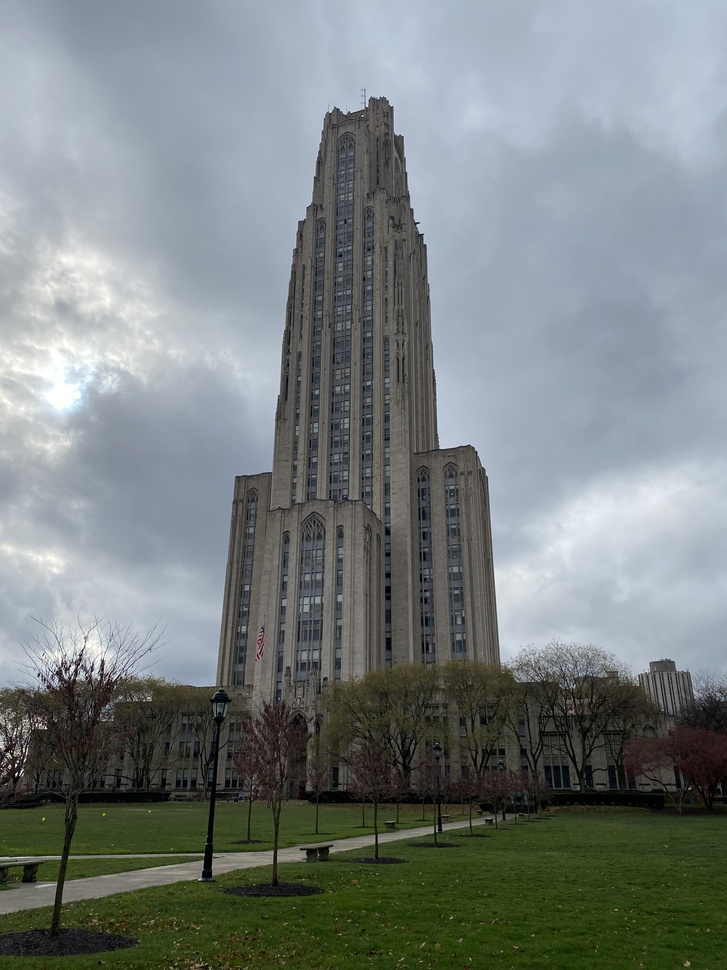
#> input picture data/cathedral/IMG_6343.jpeg, 727 x 970 px, shrunk from 3024 x 4032 before the run
$ python depth.py
#> lines starting #> are read from the running program, lines starting #| are printed output that depends on the picture; after the words box and inside, x2 and y2 are one past the last pixel; in counts of white or black regions, pixels touching at a corner belong together
import cv2
import numpy as np

def get_depth_map(im1_path, im2_path):
    # Load left and right stereo images
#> called with im1_path = 'data/cathedral/IMG_6343.jpeg', im2_path = 'data/cathedral/IMG_6346.jpeg'
    left_image = cv2.imread(im1_path, cv2.IMREAD_GRAYSCALE)
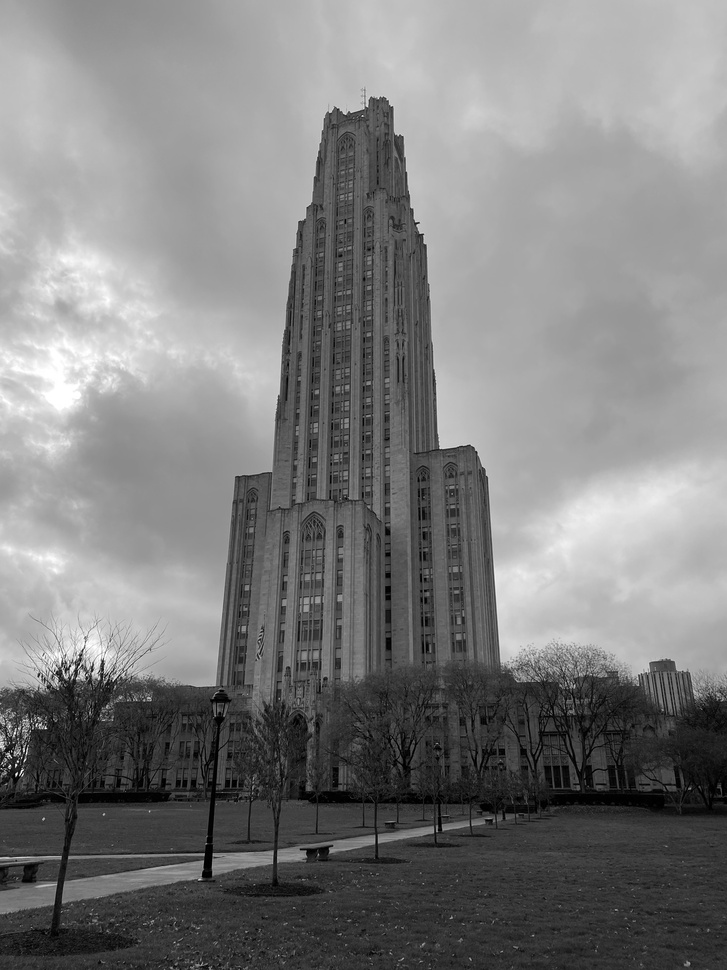
#> left_image: shape (970, 727); min 0, max 255, mean 126
    right_image = cv2.imread(im2_path, cv2.IMREAD_GRAYSCALE)
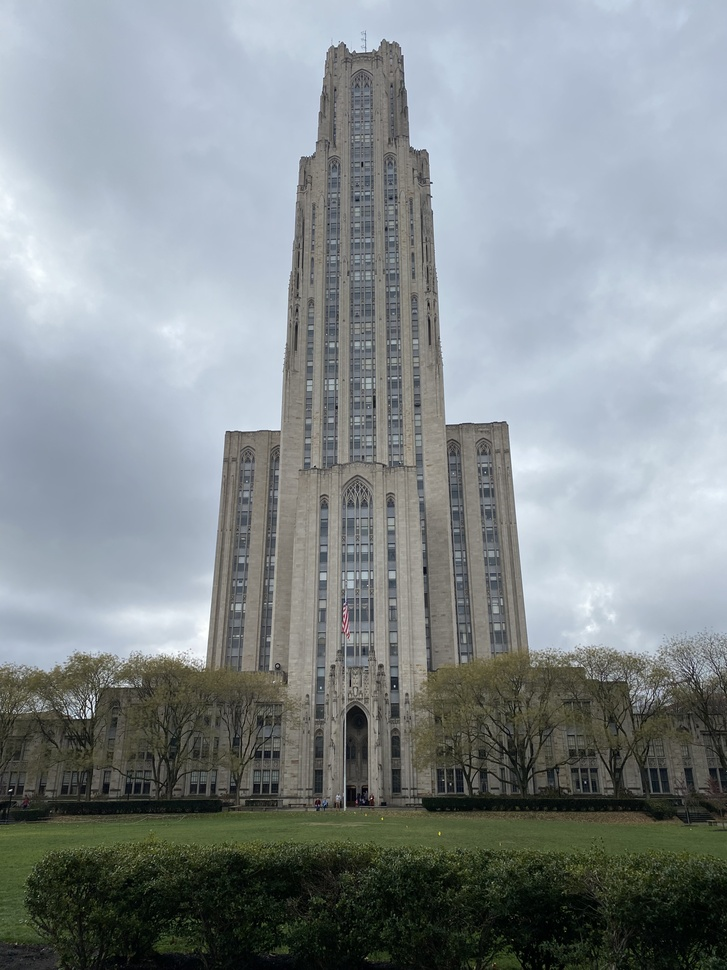
#> input picture data/cathedral/IMG_6346.jpeg, 727 x 970 px, shrunk from 3024 x 4032 before the run
#> right_image: shape (970, 727); min 0, max 255, mean 137.8
    # Stereo block matching parameters (adjust these as needed)
    min_disparity = 0
    max_disparity = 32
    block_size = 5

    # Compute disparity map using stereo block matching
    stereo = cv2.StereoSGBM_create(
        minDisparity=min_disparity,
        numDisparities=max_disparity - min_disparity,
        blockSize=block_size,
    )
    disparity_map = stereo.compute(left_image, right_image)
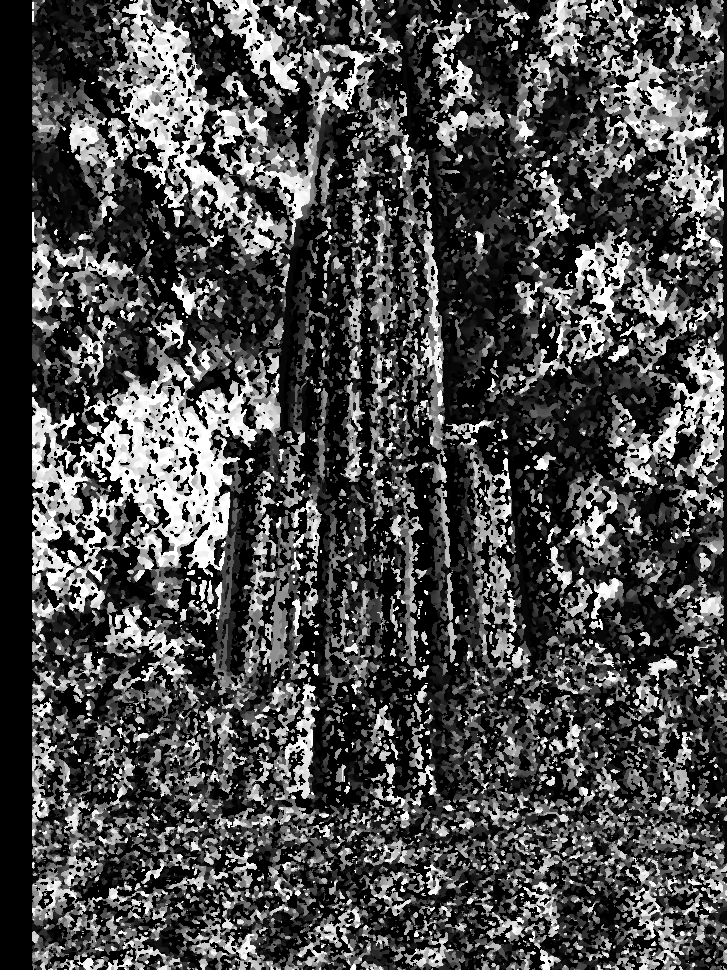
#> disparity_map: shape (970, 727) int16; min -16, max 496, mean 133.9; drawn with min black and max white

    # Normalize the disparity map to 0-255 and convert to 8-bit format
    normalized_disparity = cv2.normalize(disparity_map, None, 0, 255, cv2.NORM_MINMAX)
    disparity_8bit = np.uint8(normalized_disparity)

    # Calculate depth map from disparity map and camera calibration parameters
    # Replace these values with your actual camera calibration data
    baseline = 31.27970083866741  # Baseline distance between the two cameras (in meters)
    focal_length = 1000.0  # Focal length (in pixels)

    depth_map = (baseline * focal_length) / disparity_map
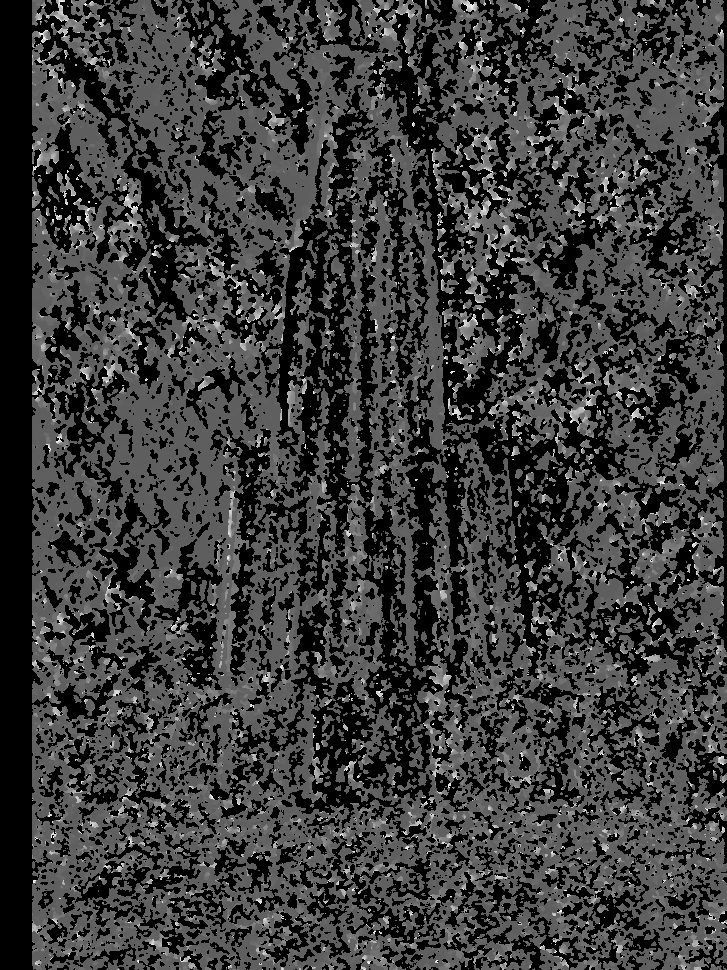
#> depth_map: shape (970, 727) float64; 5.75% of the values are NaN or infinite; the others: min -1955, max 3475.5, mean -599.2; drawn with min black, max white, NaN and infinite black

    # Display and save the depth map
    cv2.imshow('Depth Map', depth_map)
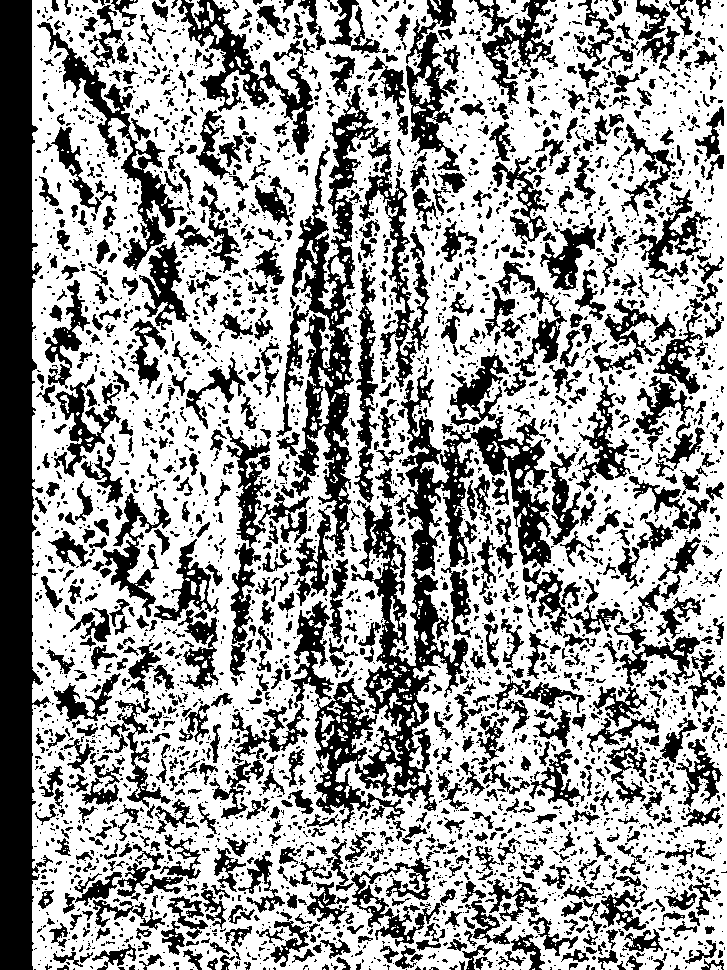
#> window 'Depth Map': shape (970, 727); 62.1% white; 3905 black regions (2781 under 20 px), largest, box (x1, y1, x2, y2) and area: (0, 0, 53, 970) 31773, (291, 365, 551, 829) 27393, (276, 85, 430, 557) 16797
    cv2.imwrite('depth_map.png', depth_map)
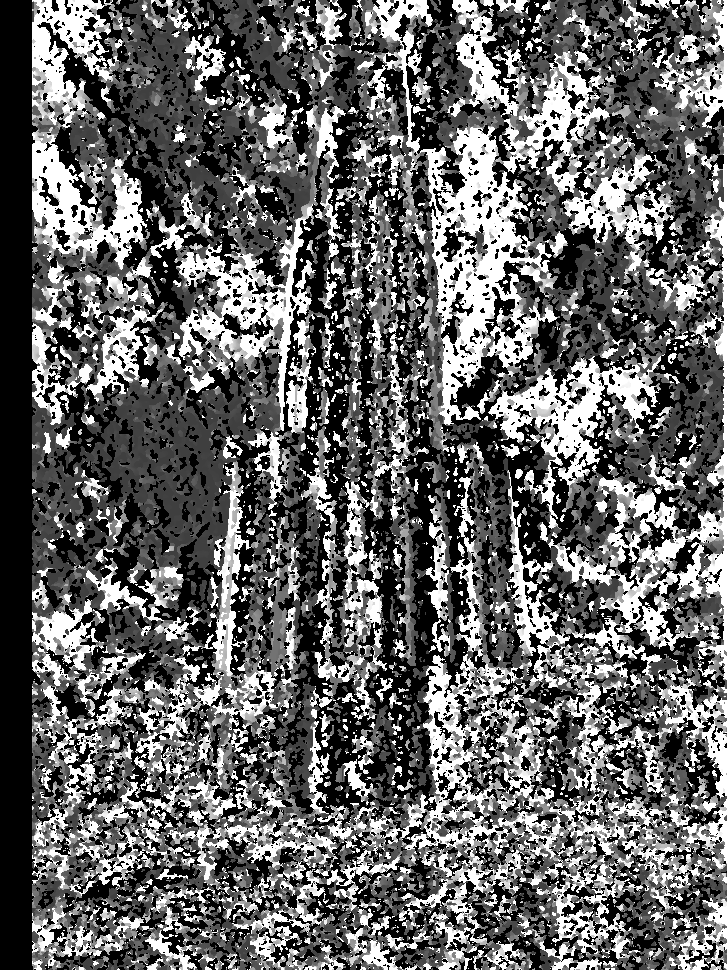
#> saved as depth_map.png: shape (970, 727); min 0, max 255, mean 101.7

    # Wait for a key press and then close the window
    cv2.waitKey(0)
    cv2.destroyAllWindows()

if __name__ == '__main__':
    im1_path, im2_path = ('data/cathedral/IMG_6343.jpeg', 'data/cathedral/IMG_6346.jpeg')
    get_depth_map(im1_path, im2_path)
